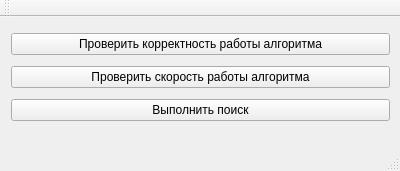
<?xml version="1.0" encoding="UTF-8"?>
<ui version="4.0">
 <class>MainWindow</class>
 <widget class="QMainWindow" name="MainWindow">
  <property name="geometry">
   <rect>
    <x>0</x>
    <y>0</y>
    <width>400</width>
    <height>171</height>
   </rect>
  </property>
  <property name="windowTitle">
   <string>MainWindow</string>
  </property>
  <widget class="QWidget" name="centralWidget">
   <widget class="QWidget" name="verticalLayoutWidget">
    <property name="geometry">
     <rect>
      <x>0</x>
      <y>0</y>
      <width>401</width>
      <height>121</height>
     </rect>
    </property>
    <layout class="QVBoxLayout" name="verticalLayout">
     <item>
      <widget class="QPushButton" name="validateButton">
       <property name="text">
        <string>Проверить корректность работы алгоритма</string>
       </property>
      </widget>
     </item>
     <item>
      <widget class="QPushButton" name="speedButton">
       <property name="text">
        <string>Проверить скорость работы алгоритма</string>
       </property>
      </widget>
     </item>
     <item>
      <widget class="QPushButton" name="searchButton">
       <property name="text">
        <string>Выполнить поиск</string>
       </property>
      </widget>
     </item>
    </layout>
   </widget>
  </widget>
  <widget class="QMenuBar" name="menuBar">
   <property name="geometry">
    <rect>
     <x>0</x>
     <y>0</y>
     <width>400</width>
     <height>19</height>
    </rect>
   </property>
  </widget>
  <widget class="QToolBar" name="mainToolBar">
   <attribute name="toolBarArea">
    <enum>TopToolBarArea</enum>
   </attribute>
   <attribute name="toolBarBreak">
    <bool>false</bool>
   </attribute>
  </widget>
  <widget class="QStatusBar" name="statusBar"/>
 </widget>
 <layoutdefault spacing="6" margin="11"/>
 <resources/>
 <connections/>
</ui>
